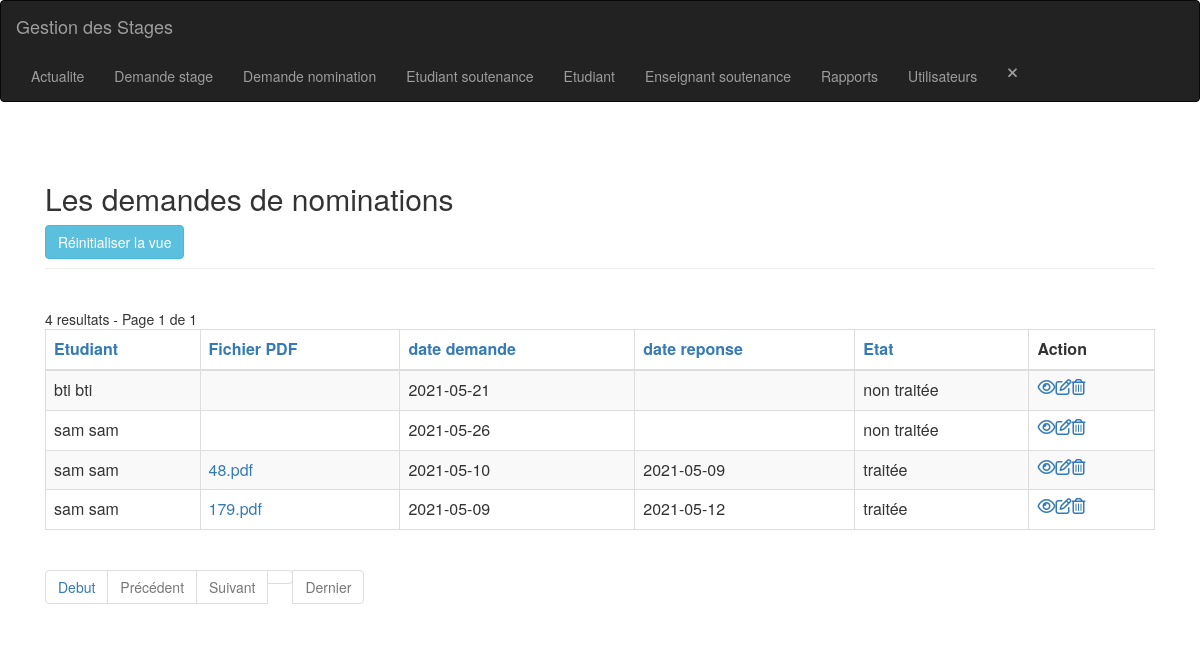
The app's page /demande_nomination-index.php (signed in) with its own data.
### tables this page shows
CREATE TABLE IF NOT EXISTS `demande_nomination` (
  `id` int(11) NOT NULL AUTO_INCREMENT,
  `id_etudiant` int(11) NOT NULL,
  `nom_pdf` varchar(250) NOT NULL,
  `date_demande` varchar(15) NOT NULL,
  `date_reponse` varchar(15) NOT NULL,
  `etat` int(11) NOT NULL,
  PRIMARY KEY (`id`),
  KEY `demande_nomination_ibfk_1` (`id_etudiant`)
);

CREATE TABLE IF NOT EXISTS `utilisateur` (
  `id` int(11) NOT NULL AUTO_INCREMENT,
  `nom` varchar(30) NOT NULL,
  `prenom` varchar(30) NOT NULL,
  `tel` int(30) NOT NULL,
  `email` varchar(50) NOT NULL,
  `adresse` varchar(50) NOT NULL,
  `cin` varchar(10) NOT NULL,
  `login` varchar(30) NOT NULL,
  `pwd` varchar(30) NOT NULL,
  `approuver` int(11) NOT NULL,
  `type` int(11) NOT NULL,
  PRIMARY KEY (`id`),
  UNIQUE KEY `login` (`login`)
);

### config.php (called while the page is built, shortened)
<?php
$no_of_records_per_page = 8;

### function.php (called while the page is built)
<?php
function getEtudiantName($link, $id)
{
    $nom = '';
    $sql = "SELECT nom,prenom FROM utilisateur WHERE id = $id";
    if ($stmt = mysqli_prepare($link, $sql)) {
        if (mysqli_stmt_execute($stmt)) {
            $result = mysqli_stmt_get_result($stmt);
            if (mysqli_num_rows($result) == 1) {
                $row = mysqli_fetch_array($result, MYSQLI_ASSOC);
                $nom = $row["nom"] . ' ' . $row["prenom"];
            }
        }
    }
    return $nom;
}
function getEtat($etat)
{
    if ($etat) {
        return 'traitée';
    } else {
        return 'non traitée';
    }
}

### demande_nomination-index.php (the view, shortened to what this page needs)
<?php
include_once('header.php');
include_once('navbar.php');
include_once('function.php');
?>
<section class="pt-5">
    <div class="container-fluid">
        <div class="row">
            <div class="col-md-12">
                <div class="page-header clearfix">
                    <h2 class="float-left">Les demandes de nominations</h2>
                    <a href="demande_nomination-index.php" class="btn btn-info float-right mr-2">Réinitialiser la vue</a>
                </div>
                <br>
                <?php
                require_once "config.php";
                require_once "helpers.php";
                $domain     = $_SERVER['HTTP_HOST'];
                $script   = $_SERVER['SCRIPT_NAME'];
                $parameters   = $_SERVER['QUERY_STRING'];
                $protocol = strpos(strtolower($_SERVER['SERVER_PROTOCOL']), 'https')
                    === FALSE ? 'http' : 'https';
                $currenturl = $protocol . '://' . $domain . $script . '?' . $parameters;
                if (isset($_GET['pageno'])) {
                    $pageno = $_GET['pageno'];
                } else {
                    $pageno = 1;
                }
                $offset = ($pageno - 1) * $no_of_records_per_page;
                if ($_SESSION['users']['type'] == 1) {
                    $total_pages_sql = "SELECT COUNT(*) FROM demande_nomination where id_etudiant=" . $_SESSION['users']['id'];
                } else {
                    $total_pages_sql = "SELECT COUNT(*) FROM demande_nomination";
                }
                $result = mysqli_query($link, $total_pages_sql);
                $total_rows = mysqli_fetch_array($result)[0];
                $total_pages = ceil($total_rows / $no_of_records_per_page);
                $order = 'id';
                $sort = 'desc';
                if ($_SESSION['users']['type'] == 1) {
                    $sql = "SELECT * FROM demande_nomination  where id_etudiant='" . $_SESSION['users']['id'] . "' ORDER BY $order $sort LIMIT $offset, $no_of_records_per_page";
                    $count_pages = "SELECT * FROM demande_nomination where id_etudiant=" . $_SESSION['users']['id'];
                } else {
                    $sql = "SELECT * FROM demande_nomination ORDER BY $order $sort LIMIT $offset, $no_of_records_per_page";
                    $count_pages = "SELECT * FROM demande_nomination";
                }
                if ($result = mysqli_query($link, $sql)) {
                    if (mysqli_num_rows($result) > 0) {
                        if ($result_count = mysqli_query($link, $count_pages)) {
                            $total_pages = ceil(mysqli_num_rows($result_count) / $no_of_records_per_page);
                        }
                        $number_of_results = mysqli_num_rows($result_count);
                        echo " " . $number_of_results . " resultats - Page " . $pageno . " de " . $total_pages;
                        echo "<table class='table table-bordered table-striped'>";
                        echo "<thead>";
                        echo "<tr>";
                        echo "<th><a href=?sort=&order=id_etudiant&sort=$sort>Etudiant</th>";
                        echo "<th><a href=?sort=&order=nom_pdf&sort=$sort>Fichier PDF</th>";
                        echo "<th><a href=?sort=&order=date_demande&sort=$sort>date demande</th>";
                        echo "<th><a href=?sort=&order=date_reponse&sort=$sort>date reponse</th>";
                        echo "<th><a href=?sort=&order=etat&sort=$sort>Etat</th>";
                        echo "<th>Action</th>";
                        echo "</tr>";
                        echo "</thead>";
                        echo "<tbody>";
                        while ($row = mysqli_fetch_array($result)) {
                            echo "<tr>";
                            echo "<td>" . getEtudiantName($link, $row['id_etudiant']) . "</td>";
                            echo "<td><a href='/stages_/stages/nominations/" . $row['nom_pdf'] . "'>" . $row['nom_pdf'] . "</a></td>";
                            echo "<td>" . $row['date_demande'] . "</td>";
                            echo "<td>" . $row['date_reponse'] . "</td>";
                            echo "<td>" . getEtat($row['etat']) . "</td>";
                            echo "<td>";
                            echo "<a href='demande_nomination-read.php?id=" . $row['id'] . "' title='Afficher enregistrement' data-toggle='tooltip'><i class='far fa-eye'></i></a>";
                            if ($_SESSION['users']['type'] == 3) {
                                echo "<a href='demande_nomination-update.php?id=" . $row['id'] . "' title='Mettre à jour enregistrement' data-toggle='tooltip'><i class='far fa-edit'></i></a>";
                                echo "<a href='demande_nomination-delete.php?id=" . $row['id'] . "' title='Supprimer enregistrement' data-toggle='tooltip'><i class='far fa-trash-alt'></i></a>";
                            }
                            echo "</td>";
                            echo "</tr>";
                        }
                        echo "</tbody>";
                        echo "</table>";
                ?>
                        <ul class="pagination" align-right>
                            <?php
                            $new_url = preg_replace('/&?pageno=[^&]*/', '', $currenturl);
                            ?>
                            <li class="page-item"><a class="page-link" href="<?php echo $new_url . '&pageno=1' ?>">Debut</a></li>
                            <li class="page-item <?php if ($pageno <= 1) {
                                                        echo 'disabled';
                                                    } ?>">
                                <a class="page-link" href="<?php if ($pageno <= 1) {
                                                                echo '#';
                                                            } else {
                                                                echo $new_url . "&pageno=" . ($pageno - 1);
                                                            } ?>">Précédent</a>
                            </li>
                            <li class="page-item <?php if ($pageno >= $total_pages) {
                                                        echo 'disabled';
                                                    } ?>">
                                <a class="page-link" href="<?php if ($pageno >= $total_pages) {
                                                                echo '#';
                                                            } else {
                                                                echo $new_url . "&pageno=" . ($pageno + 1);
                                                            } ?>">Suivant</a>
                            </li>
                            <li class="page-item <?php if ($pageno >= $total_pages) {
                                                        echo 'disabled';
                                                    } ?>">
                                <a class="page-item"><a class="page-link" href="<?php echo $new_url . '&pageno=' . $total_pages; ?>">Dernier</a>
                            </li>
                        </ul>
                <?php
                    } else {
                        echo "<p class='lead'><em>Aucun enregistrement n'a été trouvé.</em></p>";
                    }
                } else {
                    echo "ERROR: Could not able to execute $sql. " . mysqli_error($link);
                }
                ?>
            </div>
        </div>
    </div>
</section>
<?php
include_once('footer.php');
?>
</body>
</html>

### records on screen
demande_nomination: id_etudiant.prenom "bti bti", date_demande "2021-05-21", etat "non traitée"
demande_nomination: id_etudiant.prenom "sam sam", date_demande "2021-05-26", etat "non traitée"
demande_nomination: id_etudiant.prenom "sam sam", nom_pdf "48.pdf", date_demande "2021-05-10", date_reponse "2021-05-09", etat "traitée"
demande_nomination: id_etudiant.prenom "sam sam", nom_pdf "179.pdf", date_demande "2021-05-09", date_reponse "2021-05-12", etat "traitée"

### other values on screen
$number_of_results "4"
$pageno "1"
$total_pages "1"
